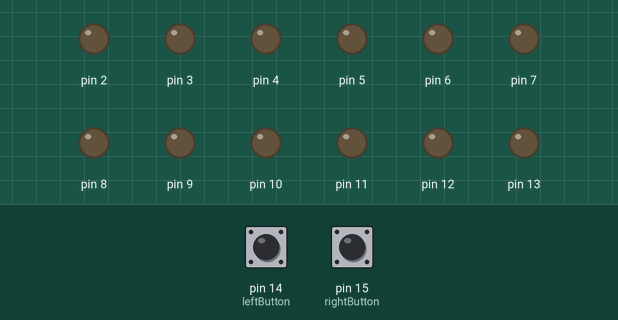
Simulated run of this sketch. Board: Arduino Uno, built with avr-gcc and run on an emulated ATmega328P. Parts: output pins drawn as LEDs (lit = HIGH). The test bench sets the inputs (shaded band); at power-on: pin 14 (leftButton) LOW, pin 15 (rightButton) LOW.

Above: at 1.2 s.
1.3 s: pin 14 (leftButton) pulled HIGH for 0.15 s
At 2.2 s:
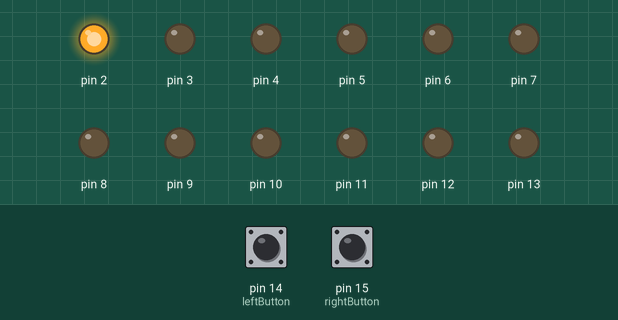
2.9 s: pin 14 (leftButton) pulled HIGH for 1 s
At 3.4 s:
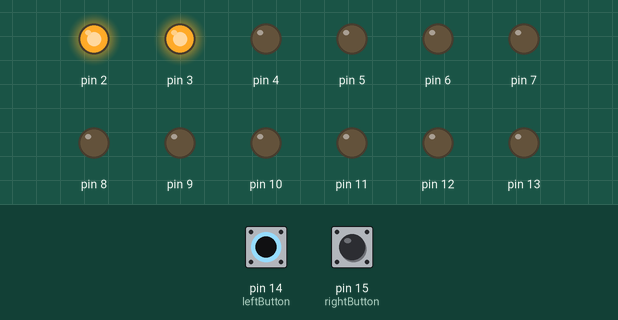
5.4 s: pin 14 (leftButton) pulled HIGH for 0.15 s
At 6.5 s:
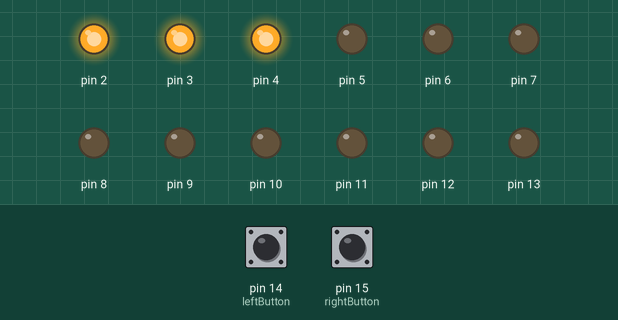
7.0 s: pin 14 (leftButton) pulled HIGH for 3.2 s
At 7.7 s:
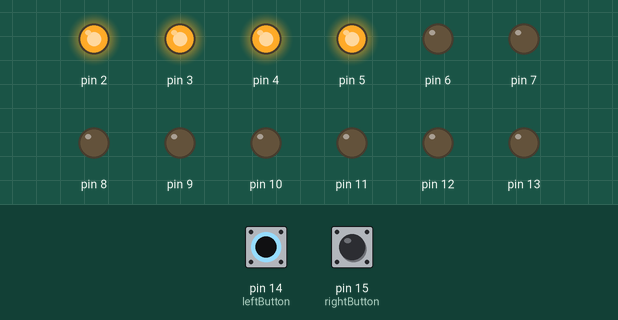
11.7 s: pin 14 (leftButton) pulled HIGH for 0.15 s
At 12.5 s:
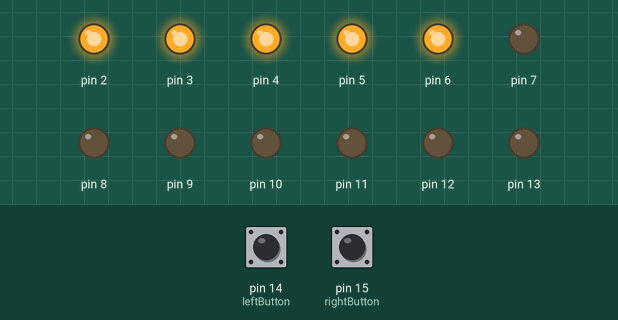
13.3 s: pin 14 (leftButton) pulled HIGH for 1 s
At 13.7 s:
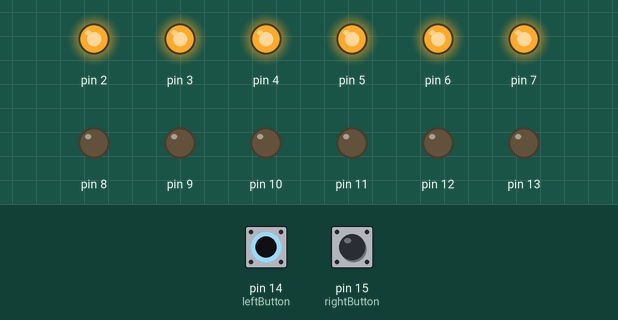
Timing chart, 0 to 16.3 s (numbered marks = the images above; inputs shaded):
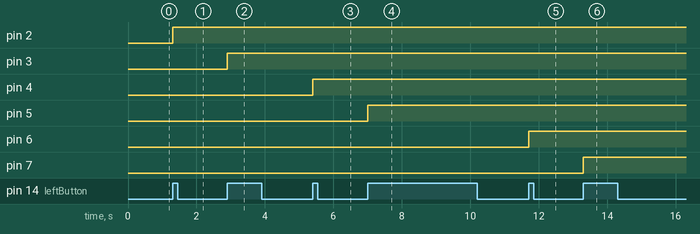

The sketch:

m2-4.ino
```cpp
int currentLed = 1;

int leftButton = 14;
int rightButton = 15;
int lastLeftButtonState = 0;
int lastRightButtonState = 0;

void setup()
{
    for (int currentPin = 2; currentPin <= 13; currentPin++)
    {
        pinMode(currentPin, OUTPUT);
    }
    pinMode(leftButton, INPUT);
    pinMode(rightButton, INPUT);
}

void loop()
{

    int leftButtonState = digitalRead(leftButton);
    int rightButtonState = digitalRead(rightButton);

    if (leftButtonState != lastLeftButtonState && leftButtonState == HIGH && currentLed < 13)
    {
        currentLed++;
        digitalWrite(currentLed, HIGH);
    }
    else if (rightButtonState != lastRightButtonState && rightButtonState == HIGH && currentLed > 1)
    {
        digitalWrite(currentLed, LOW);
        currentLed--;
    }

    lastLeftButtonState = leftButtonState;
    lastRightButtonState = rightButtonState;
    delay(1);
}
```

Measured:
- after the input at 1.3 s, pin 2: LOW → HIGH at once
- after the input at 2.9 s, pin 3: LOW → HIGH at once
- after the input at 5.4 s, pin 4: LOW → HIGH at once
- after the input at 7.0 s, pin 5: LOW → HIGH at once
- after the input at 11.7 s, pin 6: LOW → HIGH at once
- after the input at 13.3 s, pin 7: LOW → HIGH at once
